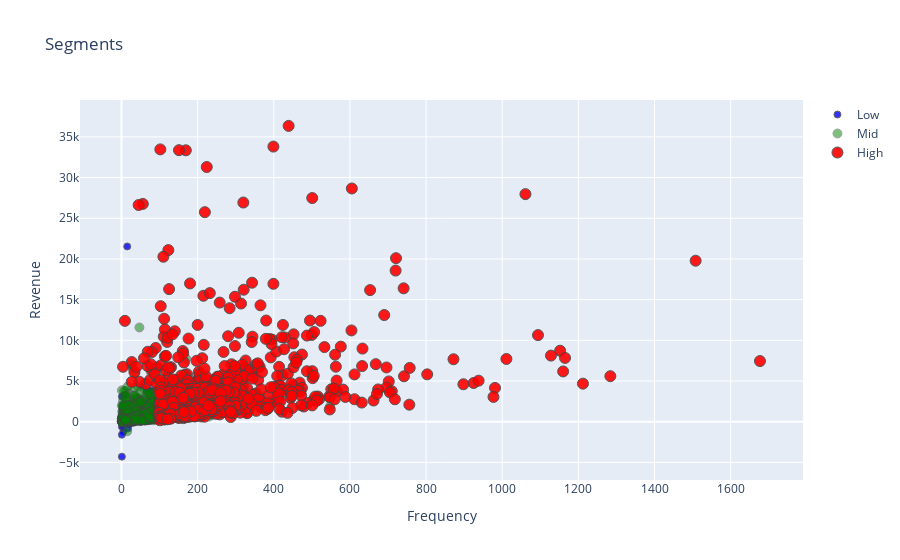

The notebook cell saved with this chart:
### Code cell
plot_layout = go.Layout(
        yaxis={'title':"Revenue"},
        xaxis={'title':'Frequency'},
        title = 'Segments'
    )
fig = go.Figure(data=plot_data,layout=plot_layout)
pyoff.iplot(fig)

### Figure 1 — Plotly figure (JSON) as saved in the notebook; plotly's stock layout.template omitted (floating-point values rounded to 4 significant figures; data arrays with more than 128 entries replaced by an {"elided": "..."} marker saying what was removed)
{"data": [{"marker": {"color": "blue", "line": {"width": 1}, "opacity": 0.8, "size": 7}, "mode": "markers", "name": "Low", "type": "scatter", "x": {"elided": "1123 int values"}, "y": {"elided": "1123 float values"}}, {"marker": {"color": "green", "line": {"width": 1}, "opacity": 0.5, "size": 9}, "mode": "markers", "name": "Mid", "type": "scatter", "x": {"elided": "2002 int values"}, "y": {"elided": "2002 float values"}}, {"marker": {"color": "red", "line": {"width": 1}, "opacity": 0.9, "size": 11}, "mode": "markers", "name": "High", "type": "scatter", "x": {"elided": "808 int values"}, "y": {"elided": "808 float values"}}], "layout": {"title": {"text": "Segments"}, "xaxis": {"title": {"text": "Frequency"}}, "yaxis": {"title": {"text": "Revenue"}}}}
